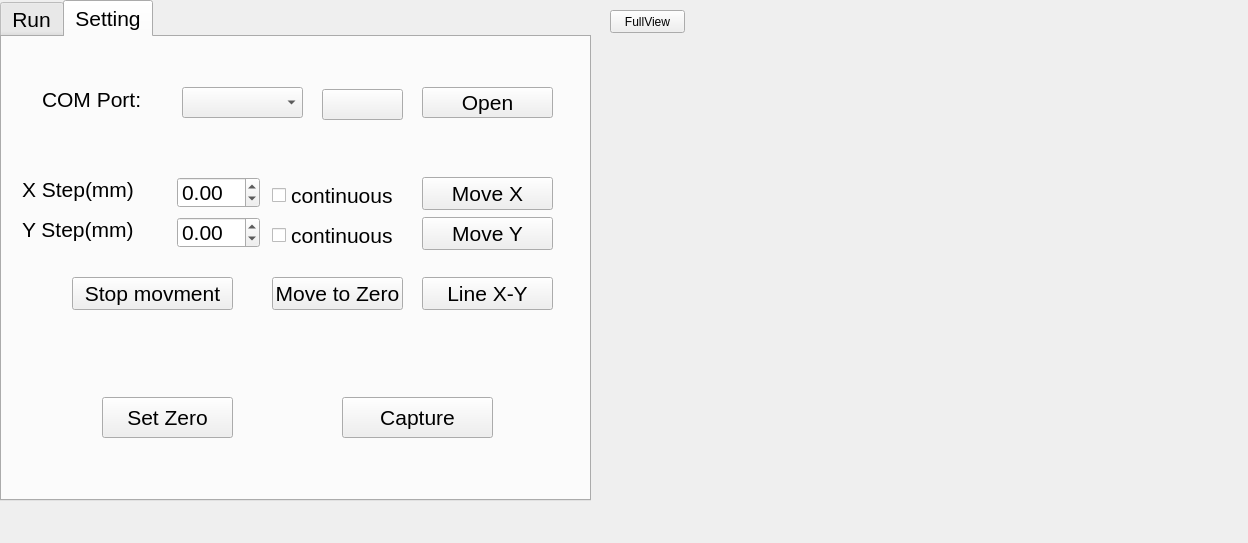
<?xml version="1.0" encoding="UTF-8"?>
<ui version="4.0">
 <class>Dialog</class>
 <widget class="QDialog" name="Dialog">
  <property name="geometry">
   <rect>
    <x>0</x>
    <y>0</y>
    <width>1248</width>
    <height>543</height>
   </rect>
  </property>
  <property name="sizePolicy">
   <sizepolicy hsizetype="Preferred" vsizetype="Preferred">
    <horstretch>0</horstretch>
    <verstretch>0</verstretch>
   </sizepolicy>
  </property>
  <property name="windowTitle">
   <string>X-Y table</string>
  </property>
  <widget class="QTabWidget" name="tabWidget">
   <property name="geometry">
    <rect>
     <x>0</x>
     <y>0</y>
     <width>591</width>
     <height>501</height>
    </rect>
   </property>
   <property name="maximumSize">
    <size>
     <width>800</width>
     <height>501</height>
    </size>
   </property>
   <property name="font">
    <font>
     <pointsize>16</pointsize>
    </font>
   </property>
   <property name="currentIndex">
    <number>1</number>
   </property>
   <widget class="QWidget" name="RunningTab">
    <attribute name="title">
     <string>Run</string>
    </attribute>
    <widget class="QLabel" name="label_4">
     <property name="geometry">
      <rect>
       <x>30</x>
       <y>40</y>
       <width>71</width>
       <height>21</height>
      </rect>
     </property>
     <property name="font">
      <font>
       <pointsize>13</pointsize>
      </font>
     </property>
     <property name="text">
      <string>X Cells</string>
     </property>
    </widget>
    <widget class="QLabel" name="label_5">
     <property name="geometry">
      <rect>
       <x>30</x>
       <y>80</y>
       <width>71</width>
       <height>21</height>
      </rect>
     </property>
     <property name="font">
      <font>
       <pointsize>13</pointsize>
      </font>
     </property>
     <property name="text">
      <string>Y Cells</string>
     </property>
    </widget>
    <widget class="QSpinBox" name="numxcellsSpin">
     <property name="geometry">
      <rect>
       <x>90</x>
       <y>40</y>
       <width>51</width>
       <height>22</height>
      </rect>
     </property>
    </widget>
    <widget class="QSpinBox" name="numycellsSpin">
     <property name="geometry">
      <rect>
       <x>90</x>
       <y>80</y>
       <width>51</width>
       <height>22</height>
      </rect>
     </property>
    </widget>
    <widget class="QLabel" name="label_6">
     <property name="geometry">
      <rect>
       <x>180</x>
       <y>80</y>
       <width>101</width>
       <height>21</height>
      </rect>
     </property>
     <property name="font">
      <font>
       <pointsize>13</pointsize>
      </font>
     </property>
     <property name="text">
      <string>Y pitch(mm)</string>
     </property>
    </widget>
    <widget class="QLabel" name="label_7">
     <property name="geometry">
      <rect>
       <x>180</x>
       <y>40</y>
       <width>101</width>
       <height>21</height>
      </rect>
     </property>
     <property name="font">
      <font>
       <pointsize>13</pointsize>
      </font>
     </property>
     <property name="text">
      <string>X pitch(mm)</string>
     </property>
    </widget>
    <widget class="QDoubleSpinBox" name="pitchxSpin">
     <property name="geometry">
      <rect>
       <x>280</x>
       <y>40</y>
       <width>83</width>
       <height>31</height>
      </rect>
     </property>
     <property name="minimum">
      <double>-450.000000000000000</double>
     </property>
     <property name="maximum">
      <double>450.000000000000000</double>
     </property>
    </widget>
    <widget class="QDoubleSpinBox" name="pitchySpin">
     <property name="geometry">
      <rect>
       <x>280</x>
       <y>80</y>
       <width>83</width>
       <height>31</height>
      </rect>
     </property>
     <property name="minimum">
      <double>-200.000000000000000</double>
     </property>
     <property name="maximum">
      <double>200.000000000000000</double>
     </property>
    </widget>
    <widget class="QDoubleSpinBox" name="offsetySpin">
     <property name="geometry">
      <rect>
       <x>490</x>
       <y>80</y>
       <width>83</width>
       <height>31</height>
      </rect>
     </property>
     <property name="minimum">
      <double>-200.000000000000000</double>
     </property>
     <property name="maximum">
      <double>200.000000000000000</double>
     </property>
    </widget>
    <widget class="QDoubleSpinBox" name="offsetxSpin">
     <property name="geometry">
      <rect>
       <x>490</x>
       <y>40</y>
       <width>83</width>
       <height>31</height>
      </rect>
     </property>
     <property name="minimum">
      <double>-450.000000000000000</double>
     </property>
     <property name="maximum">
      <double>450.000000000000000</double>
     </property>
    </widget>
    <widget class="QLabel" name="label_8">
     <property name="geometry">
      <rect>
       <x>380</x>
       <y>80</y>
       <width>101</width>
       <height>21</height>
      </rect>
     </property>
     <property name="font">
      <font>
       <pointsize>13</pointsize>
      </font>
     </property>
     <property name="text">
      <string>Y offset(mm)</string>
     </property>
    </widget>
    <widget class="QLabel" name="label_9">
     <property name="geometry">
      <rect>
       <x>380</x>
       <y>40</y>
       <width>101</width>
       <height>21</height>
      </rect>
     </property>
     <property name="font">
      <font>
       <pointsize>13</pointsize>
      </font>
     </property>
     <property name="text">
      <string>X offset(mm)</string>
     </property>
    </widget>
    <widget class="QPushButton" name="startprofileButton">
     <property name="geometry">
      <rect>
       <x>200</x>
       <y>190</y>
       <width>131</width>
       <height>41</height>
      </rect>
     </property>
     <property name="text">
      <string>Start Profile</string>
     </property>
    </widget>
    <widget class="QCheckBox" name="autocapturecheckBox">
     <property name="geometry">
      <rect>
       <x>360</x>
       <y>200</y>
       <width>151</width>
       <height>21</height>
      </rect>
     </property>
     <property name="text">
      <string>Auto Capture</string>
     </property>
     <property name="checked">
      <bool>true</bool>
     </property>
    </widget>
    <widget class="QSlider" name="delaySlider">
     <property name="geometry">
      <rect>
       <x>140</x>
       <y>140</y>
       <width>300</width>
       <height>22</height>
      </rect>
     </property>
     <property name="maximum">
      <number>3000</number>
     </property>
     <property name="value">
      <number>500</number>
     </property>
     <property name="orientation">
      <enum>Qt::Horizontal</enum>
     </property>
    </widget>
    <widget class="QLabel" name="label_10">
     <property name="geometry">
      <rect>
       <x>20</x>
       <y>130</y>
       <width>111</width>
       <height>31</height>
      </rect>
     </property>
     <property name="text">
      <string>Delay(ms)</string>
     </property>
    </widget>
    <widget class="QLabel" name="delayLabel">
     <property name="geometry">
      <rect>
       <x>450</x>
       <y>140</y>
       <width>81</width>
       <height>21</height>
      </rect>
     </property>
     <property name="text">
      <string>500</string>
     </property>
    </widget>
    <widget class="QPushButton" name="saveButton">
     <property name="geometry">
      <rect>
       <x>360</x>
       <y>300</y>
       <width>141</width>
       <height>41</height>
      </rect>
     </property>
     <property name="text">
      <string>Save setting</string>
     </property>
    </widget>
    <widget class="QPushButton" name="loadButton">
     <property name="geometry">
      <rect>
       <x>90</x>
       <y>300</y>
       <width>141</width>
       <height>41</height>
      </rect>
     </property>
     <property name="text">
      <string>Load setting</string>
     </property>
    </widget>
    <widget class="QLabel" name="currentcellLabel">
     <property name="geometry">
      <rect>
       <x>206</x>
       <y>240</y>
       <width>81</width>
       <height>21</height>
      </rect>
     </property>
     <property name="text">
      <string/>
     </property>
    </widget>
   </widget>
   <widget class="QWidget" name="SettingTab">
    <attribute name="title">
     <string>Setting</string>
    </attribute>
    <widget class="QPushButton" name="refreshButton">
     <property name="geometry">
      <rect>
       <x>320</x>
       <y>52</y>
       <width>81</width>
       <height>31</height>
      </rect>
     </property>
     <property name="text">
      <string/>
     </property>
     <property name="icon">
      <iconset theme="SP_BrowserReload">
       <normaloff>.</normaloff>.</iconset>
     </property>
    </widget>
    <widget class="QPushButton" name="rampxyButton">
     <property name="geometry">
      <rect>
       <x>420</x>
       <y>240</y>
       <width>131</width>
       <height>33</height>
      </rect>
     </property>
     <property name="text">
      <string>Line X-Y</string>
     </property>
    </widget>
    <widget class="QComboBox" name="portscomboBox">
     <property name="geometry">
      <rect>
       <x>180</x>
       <y>50</y>
       <width>121</width>
       <height>31</height>
      </rect>
     </property>
    </widget>
    <widget class="QPushButton" name="setzeroButton">
     <property name="geometry">
      <rect>
       <x>100</x>
       <y>360</y>
       <width>131</width>
       <height>41</height>
      </rect>
     </property>
     <property name="text">
      <string>Set Zero</string>
     </property>
    </widget>
    <widget class="QDoubleSpinBox" name="moveystepSpin">
     <property name="geometry">
      <rect>
       <x>175</x>
       <y>180</y>
       <width>83</width>
       <height>31</height>
      </rect>
     </property>
     <property name="minimum">
      <double>-200.000000000000000</double>
     </property>
     <property name="maximum">
      <double>200.000000000000000</double>
     </property>
    </widget>
    <widget class="QCheckBox" name="ycontcheckBox">
     <property name="geometry">
      <rect>
       <x>270</x>
       <y>190</y>
       <width>141</width>
       <height>17</height>
      </rect>
     </property>
     <property name="text">
      <string>continuous </string>
     </property>
    </widget>
    <widget class="QLabel" name="label_2">
     <property name="geometry">
      <rect>
       <x>40</x>
       <y>50</y>
       <width>113</width>
       <height>25</height>
      </rect>
     </property>
     <property name="text">
      <string>COM Port:</string>
     </property>
    </widget>
    <widget class="QPushButton" name="moveyButton">
     <property name="geometry">
      <rect>
       <x>420</x>
       <y>180</y>
       <width>131</width>
       <height>33</height>
      </rect>
     </property>
     <property name="text">
      <string>Move Y</string>
     </property>
    </widget>
    <widget class="QDoubleSpinBox" name="movexstepSpin">
     <property name="geometry">
      <rect>
       <x>175</x>
       <y>140</y>
       <width>83</width>
       <height>31</height>
      </rect>
     </property>
     <property name="minimum">
      <double>-450.000000000000000</double>
     </property>
     <property name="maximum">
      <double>450.000000000000000</double>
     </property>
    </widget>
    <widget class="QLabel" name="label_3">
     <property name="geometry">
      <rect>
       <x>20</x>
       <y>180</y>
       <width>113</width>
       <height>25</height>
      </rect>
     </property>
     <property name="text">
      <string>Y Step(mm)</string>
     </property>
    </widget>
    <widget class="QPushButton" name="opencloseButton">
     <property name="geometry">
      <rect>
       <x>420</x>
       <y>50</y>
       <width>131</width>
       <height>31</height>
      </rect>
     </property>
     <property name="text">
      <string>Open</string>
     </property>
     <property name="checkable">
      <bool>true</bool>
     </property>
     <property name="checked">
      <bool>false</bool>
     </property>
    </widget>
    <widget class="QCheckBox" name="xcontcheckBox">
     <property name="geometry">
      <rect>
       <x>270</x>
       <y>150</y>
       <width>141</width>
       <height>17</height>
      </rect>
     </property>
     <property name="text">
      <string>continuous </string>
     </property>
    </widget>
    <widget class="QPushButton" name="captureButton">
     <property name="geometry">
      <rect>
       <x>340</x>
       <y>360</y>
       <width>151</width>
       <height>41</height>
      </rect>
     </property>
     <property name="text">
      <string>Capture</string>
     </property>
    </widget>
    <widget class="QPushButton" name="movtozeroButton">
     <property name="geometry">
      <rect>
       <x>270</x>
       <y>240</y>
       <width>131</width>
       <height>33</height>
      </rect>
     </property>
     <property name="text">
      <string>Move to Zero</string>
     </property>
    </widget>
    <widget class="QLabel" name="label">
     <property name="geometry">
      <rect>
       <x>20</x>
       <y>140</y>
       <width>113</width>
       <height>25</height>
      </rect>
     </property>
     <property name="text">
      <string>X Step(mm)</string>
     </property>
    </widget>
    <widget class="QPushButton" name="movexButton">
     <property name="geometry">
      <rect>
       <x>420</x>
       <y>140</y>
       <width>131</width>
       <height>33</height>
      </rect>
     </property>
     <property name="text">
      <string>Move X</string>
     </property>
    </widget>
    <widget class="QPushButton" name="stopButton">
     <property name="geometry">
      <rect>
       <x>70</x>
       <y>240</y>
       <width>161</width>
       <height>33</height>
      </rect>
     </property>
     <property name="text">
      <string>Stop movment</string>
     </property>
    </widget>
   </widget>
  </widget>
  <widget class="QLabel" name="imageLabel">
   <property name="geometry">
    <rect>
     <x>600</x>
     <y>30</y>
     <width>640</width>
     <height>480</height>
    </rect>
   </property>
   <property name="text">
    <string/>
   </property>
  </widget>
  <widget class="QPushButton" name="fullviewButton">
   <property name="geometry">
    <rect>
     <x>610</x>
     <y>10</y>
     <width>75</width>
     <height>23</height>
    </rect>
   </property>
   <property name="text">
    <string>FullView</string>
   </property>
  </widget>
 </widget>
 <tabstops>
  <tabstop>portscomboBox</tabstop>
  <tabstop>refreshButton</tabstop>
  <tabstop>opencloseButton</tabstop>
  <tabstop>movexstepSpin</tabstop>
  <tabstop>xcontcheckBox</tabstop>
  <tabstop>movexButton</tabstop>
  <tabstop>moveystepSpin</tabstop>
  <tabstop>ycontcheckBox</tabstop>
  <tabstop>moveyButton</tabstop>
  <tabstop>stopButton</tabstop>
  <tabstop>movtozeroButton</tabstop>
  <tabstop>rampxyButton</tabstop>
  <tabstop>setzeroButton</tabstop>
  <tabstop>captureButton</tabstop>
  <tabstop>tabWidget</tabstop>
  <tabstop>numxcellsSpin</tabstop>
  <tabstop>pitchxSpin</tabstop>
  <tabstop>offsetxSpin</tabstop>
  <tabstop>numycellsSpin</tabstop>
  <tabstop>pitchySpin</tabstop>
  <tabstop>offsetySpin</tabstop>
  <tabstop>delaySlider</tabstop>
  <tabstop>startprofileButton</tabstop>
  <tabstop>autocapturecheckBox</tabstop>
  <tabstop>loadButton</tabstop>
  <tabstop>saveButton</tabstop>
  <tabstop>fullviewButton</tabstop>
 </tabstops>
 <resources/>
 <connections>
  <connection>
   <sender>delaySlider</sender>
   <signal>valueChanged(int)</signal>
   <receiver>delayLabel</receiver>
   <slot>setNum(int)</slot>
   <hints>
    <hint type="sourcelabel">
     <x>291</x>
     <y>184</y>
    </hint>
    <hint type="destinationlabel">
     <x>492</x>
     <y>184</y>
    </hint>
   </hints>
  </connection>
 </connections>
</ui>
